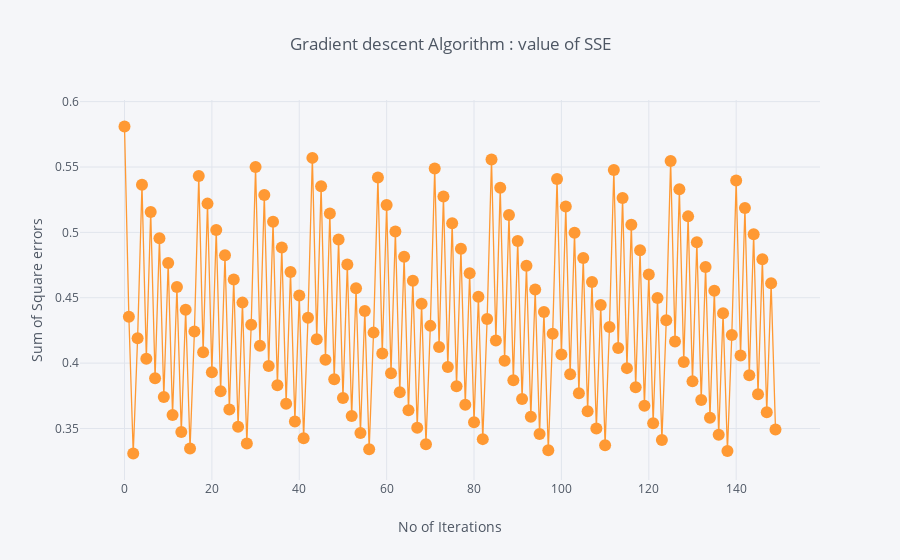

The code cell stored with this chart in its notebook:
### Code cell
def main(iter):
    values = grad_descent_algo(scaled_df,a,b,r,iter)
    plot(values[0])
    print('Value of SSE is {}'.format(values[0][-1]))
    print('Value of a is {}'.format(values[1]))
    print('Value of b is {}'.format(values[2]))
    print('Lowest value of SSE is {}'.format(min(values[0])))
if __name__== "__main__":
    main(150)

### Figure 1 — Plotly figure (JSON) as saved in the notebook; plotly's stock layout.template omitted (floating-point values rounded to 4 significant figures; data arrays with more than 128 entries replaced by an {"elided": "..."} marker saying what was removed)
{"data": [{"line": {"color": "rgba(255, 153, 51, 1.0)", "dash": "solid", "shape": "linear", "width": 1.3}, "marker": {"size": 12, "symbol": "circle"}, "mode": "lines+markers", "name": "0", "text": "", "type": "scatter", "uid": "e201203f-1411-4e9f-becd-2d23282430c1", "x": {"elided": "150 int values"}, "y": {"elided": "150 float values"}}], "layout": {"legend": {"bgcolor": "#F5F6F9", "font": {"color": "#4D5663"}}, "paper_bgcolor": "#F5F6F9", "plot_bgcolor": "#F5F6F9", "title": {"font": {"color": "#4D5663"}, "text": "Gradient descent Algorithm : value of SSE"}, "xaxis": {"gridcolor": "#E1E5ED", "showgrid": true, "tickfont": {"color": "#4D5663"}, "title": {"font": {"color": "#4D5663"}, "text": "No of Iterations"}, "zerolinecolor": "#E1E5ED"}, "yaxis": {"gridcolor": "#E1E5ED", "showgrid": true, "tickfont": {"color": "#4D5663"}, "title": {"font": {"color": "#4D5663"}, "text": "Sum of Square errors"}, "zerolinecolor": "#E1E5ED"}}}
